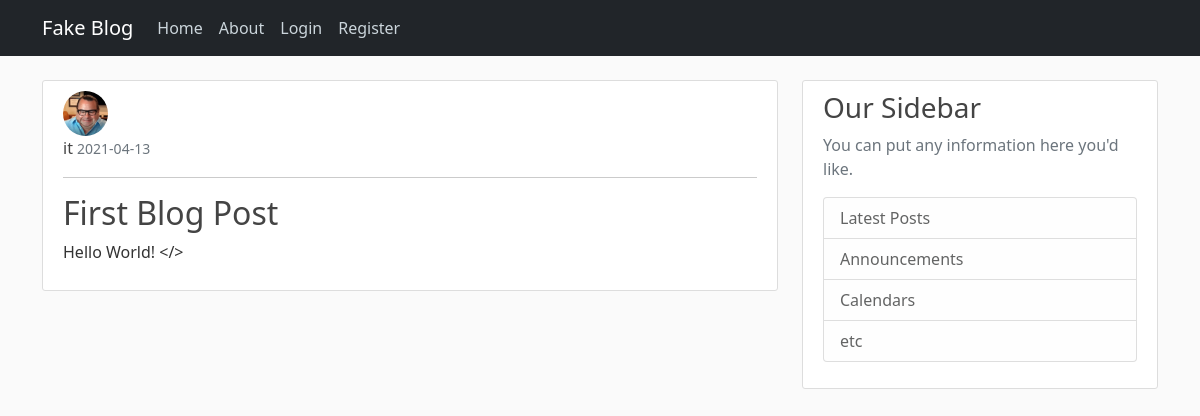
/post/1, run on the app's committed database.
### flaskblog/models.py (models this page shows, shortened)
class User(db.Model, UserMixin):
    id = db.Column(db.Integer, primary_key=True)
    username = db.Column(db.String(20), unique=True, nullable=False)
    email = db.Column(db.String(100), unique=True, nullable=False)
    image_file = db.Column(db.String(20), nullable=False, default='default.jpg')  # will be hashed to 20 chars
    password = db.Column(db.String(60), nullable=False)  # will be hashed to 60 chars
    posts = db.relationship('Post', backref='author', lazy=True)  # refers to the Post class

class Post(db.Model):
    id = db.Column(db.Integer, primary_key=True)
    title = db.Column(db.String(120), nullable=False)
    date_posted = db.Column(db.DateTime, nullable=False, default=datetime.utcnow)
    content = db.Column(db.Text, nullable=False)
    user_id = db.Column(db.Integer, db.ForeignKey('user.id'), nullable=False)  # refers to the id column in user table. Not class.

### flaskblog/routes.py (the view)
@app.route('/post/<int:post_id>')
def post(post_id):
    post = Post.query.get_or_404(post_id)
    return render_template("post.html", title=post.title, post=post)

### flaskblog/templates/post.html (shortened to what this page needs)
{% extends "layouts.html" %}
    {% block content %}
        <article class="content-section">
            <img class="rounded-circle article-img" src="{{ url_for('static', filename='profile_pic/' + post.author.image_file) }}">
            <div class="media-body">
                <div class="article-metadata">
                    <a class="article-metadata" href="#">{{ post.author.username }}</a>
                    <small class="text-muted">{{ post.date_posted.strftime("%Y-%m-%d") }}</small>
                </div>
                <hr>
                <h2 class="article-title-show">{{ post.title }}</h2>
                <p class="article-content">{{ post.content }}</p>
            </div>
        </article>
    {% endblock content %}

### flaskblog/static/main.css (style rules this page uses)
body { background: #fafafa; color: #333333; margin-top: 5rem; }
h1, h2, h3, h4, h5, h6 { color: #444444; }
.content-section { background: #ffffff; padding: 10px 20px; border: 1px solid #dddddd; border-radius: 3px; margin-bottom: 20px; }
.article-title-show { color: #444444; text-decoration: none; }
.article-content { white-space: pre-line; }
.article-img { height: 45px; width: 45px; margin-right: 16px; }
.article-metadata { color: #444444; padding-bottom: 1px; margin-bottom: 10px; text-decoration: none; }

### data on the page
User: image_file (picture), author.username "it"
Post: date_posted "2021-04-13", title "First Blog Post", content "Hello World! </>"
